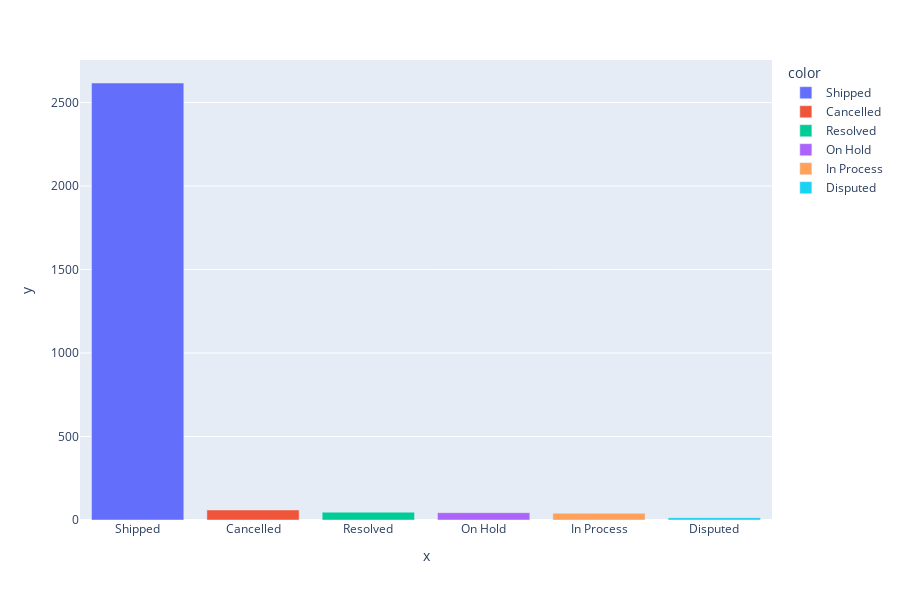

This figure's notebook cell:
### Markdown cell above
### TAREA 4
* Cuantos valores de estado de pedido unico tenemos?
* Tenemos un conjunto de datos balanceado? Comenta el resultado y propone soluciones para resolver el problema

### Code cell
barplot_visualization('STATUS')

### Figure 1 — Plotly figure (JSON) as saved in the notebook; plotly's stock layout.template omitted (floating-point values rounded to 4 significant figures)
{"data": [{"alignmentgroup": "True", "hovertemplate": "color=Shipped<br>x=%{x}<br>y=%{y}<extra></extra>", "legendgroup": "Shipped", "marker": {"color": "#636efa", "pattern": {"shape": ""}}, "name": "Shipped", "offsetgroup": "Shipped", "orientation": "v", "showlegend": true, "textposition": "auto", "type": "bar", "x": ["Shipped"], "xaxis": "x", "y": [2617], "yaxis": "y"}, {"alignmentgroup": "True", "hovertemplate": "color=Cancelled<br>x=%{x}<br>y=%{y}<extra></extra>", "legendgroup": "Cancelled", "marker": {"color": "#EF553B", "pattern": {"shape": ""}}, "name": "Cancelled", "offsetgroup": "Cancelled", "orientation": "v", "showlegend": true, "textposition": "auto", "type": "bar", "x": ["Cancelled"], "xaxis": "x", "y": [60], "yaxis": "y"}, {"alignmentgroup": "True", "hovertemplate": "color=Resolved<br>x=%{x}<br>y=%{y}<extra></extra>", "legendgroup": "Resolved", "marker": {"color": "#00cc96", "pattern": {"shape": ""}}, "name": "Resolved", "offsetgroup": "Resolved", "orientation": "v", "showlegend": true, "textposition": "auto", "type": "bar", "x": ["Resolved"], "xaxis": "x", "y": [47], "yaxis": "y"}, {"alignmentgroup": "True", "hovertemplate": "color=On Hold<br>x=%{x}<br>y=%{y}<extra></extra>", "legendgroup": "On Hold", "marker": {"color": "#ab63fa", "pattern": {"shape": ""}}, "name": "On Hold", "offsetgroup": "On Hold", "orientation": "v", "showlegend": true, "textposition": "auto", "type": "bar", "x": ["On Hold"], "xaxis": "x", "y": [44], "yaxis": "y"}, {"alignmentgroup": "True", "hovertemplate": "color=In Process<br>x=%{x}<br>y=%{y}<extra></extra>", "legendgroup": "In Process", "marker": {"color": "#FFA15A", "pattern": {"shape": ""}}, "name": "In Process", "offsetgroup": "In Process", "orientation": "v", "showlegend": true, "textposition": "auto", "type": "bar", "x": ["In Process"], "xaxis": "x", "y": [41], "yaxis": "y"}, {"alignmentgroup": "True", "hovertemplate": "color=Disputed<br>x=%{x}<br>y=%{y}<extra></extra>", "legendgroup": "Disputed", "marker": {"color": "#19d3f3", "pattern": {"shape": ""}}, "name": "Disputed", "offsetgroup": "Disputed", "orientation": "v", "showlegend": true, "textposition": "auto", "type": "bar", "x": ["Disputed"], "xaxis": "x", "y": [14], "yaxis": "y"}], "layout": {"barmode": "relative", "height": 600, "legend": {"title": {"text": "color"}, "tracegroupgap": 0}, "margin": {"t": 60}, "xaxis": {"anchor": "y", "domain": [0, 1], "title": {"text": "x"}}, "yaxis": {"anchor": "x", "domain": [0, 1], "title": {"text": "y"}}}}
